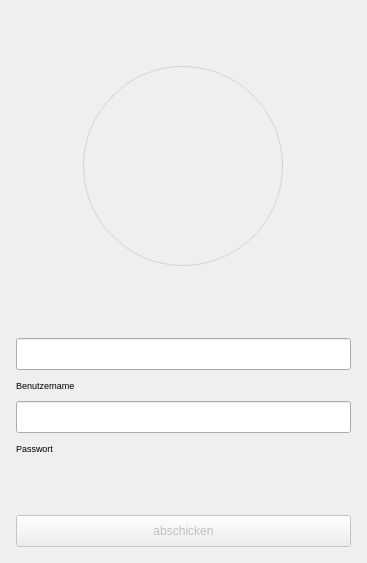
<?xml version="1.0" encoding="UTF-8"?>
<ui version="4.0">
 <class>Login</class>
 <widget class="QWidget" name="Login">
  <property name="geometry">
   <rect>
    <x>0</x>
    <y>0</y>
    <width>367</width>
    <height>563</height>
   </rect>
  </property>
  <property name="minimumSize">
   <size>
    <width>367</width>
    <height>563</height>
   </size>
  </property>
  <property name="maximumSize">
   <size>
    <width>367</width>
    <height>563</height>
   </size>
  </property>
  <property name="windowTitle">
   <string>Login</string>
  </property>
  <layout class="QVBoxLayout" name="verticalLayout">
   <property name="leftMargin">
    <number>16</number>
   </property>
   <property name="topMargin">
    <number>16</number>
   </property>
   <property name="rightMargin">
    <number>16</number>
   </property>
   <property name="bottomMargin">
    <number>16</number>
   </property>
   <item alignment="Qt::AlignmentFlag::AlignHCenter">
    <widget class="QWidget" name="widget" native="true">
     <property name="minimumSize">
      <size>
       <width>300</width>
       <height>300</height>
      </size>
     </property>
     <property name="maximumSize">
      <size>
       <width>300</width>
       <height>300</height>
      </size>
     </property>
     <layout class="QVBoxLayout" name="verticalLayout_2">
      <item alignment="Qt::AlignmentFlag::AlignHCenter|Qt::AlignmentFlag::AlignVCenter">
       <widget class="QLabel" name="label_3">
        <property name="minimumSize">
         <size>
          <width>200</width>
          <height>200</height>
         </size>
        </property>
        <property name="maximumSize">
         <size>
          <width>200</width>
          <height>200</height>
         </size>
        </property>
        <property name="styleSheet">
         <string notr="true">border: 1px solid rgba(0,0,0,30);
border-radius: 100px;
padding: 74px;</string>
        </property>
        <property name="text">
         <string/>
        </property>
        <property name="pixmap">
         <pixmap resource="../assets/ressources.qrc">:/icons/customers.png</pixmap>
        </property>
        <property name="scaledContents">
         <bool>true</bool>
        </property>
       </widget>
      </item>
     </layout>
    </widget>
   </item>
   <item>
    <spacer name="verticalSpacer">
     <property name="orientation">
      <enum>Qt::Orientation::Vertical</enum>
     </property>
     <property name="sizeType">
      <enum>QSizePolicy::Policy::Fixed</enum>
     </property>
     <property name="sizeHint" stdset="0">
      <size>
       <width>20</width>
       <height>16</height>
      </size>
     </property>
    </spacer>
   </item>
   <item>
    <widget class="QLineEdit" name="leUser">
     <property name="minimumSize">
      <size>
       <width>0</width>
       <height>32</height>
      </size>
     </property>
     <property name="maximumSize">
      <size>
       <width>16777215</width>
       <height>32</height>
      </size>
     </property>
    </widget>
   </item>
   <item>
    <widget class="QLabel" name="label_2">
     <property name="font">
      <font>
       <pointsize>7</pointsize>
      </font>
     </property>
     <property name="text">
      <string>Benutzername</string>
     </property>
    </widget>
   </item>
   <item>
    <widget class="QLineEdit" name="lePassword">
     <property name="minimumSize">
      <size>
       <width>0</width>
       <height>32</height>
      </size>
     </property>
     <property name="maximumSize">
      <size>
       <width>16777215</width>
       <height>32</height>
      </size>
     </property>
     <property name="echoMode">
      <enum>QLineEdit::EchoMode::Password</enum>
     </property>
    </widget>
   </item>
   <item>
    <widget class="QLabel" name="label">
     <property name="font">
      <font>
       <pointsize>7</pointsize>
      </font>
     </property>
     <property name="text">
      <string>Passwort</string>
     </property>
    </widget>
   </item>
   <item>
    <widget class="QLabel" name="lblError">
     <property name="font">
      <font>
       <pointsize>8</pointsize>
      </font>
     </property>
     <property name="styleSheet">
      <string notr="true">padding-top:16px;
color: rgb(255, 43, 43);</string>
     </property>
     <property name="text">
      <string/>
     </property>
     <property name="wordWrap">
      <bool>true</bool>
     </property>
    </widget>
   </item>
   <item>
    <spacer name="verticalSpacer_2">
     <property name="orientation">
      <enum>Qt::Orientation::Vertical</enum>
     </property>
     <property name="sizeType">
      <enum>QSizePolicy::Policy::Fixed</enum>
     </property>
     <property name="sizeHint" stdset="0">
      <size>
       <width>20</width>
       <height>16</height>
      </size>
     </property>
    </spacer>
   </item>
   <item>
    <widget class="QPushButton" name="btnSubmit">
     <property name="enabled">
      <bool>false</bool>
     </property>
     <property name="minimumSize">
      <size>
       <width>0</width>
       <height>32</height>
      </size>
     </property>
     <property name="maximumSize">
      <size>
       <width>16777215</width>
       <height>32</height>
      </size>
     </property>
     <property name="text">
      <string>abschicken</string>
     </property>
    </widget>
   </item>
  </layout>
 </widget>
 <resources>
  <include location="../assets/ressources.qrc"/>
 </resources>
 <connections/>
</ui>
